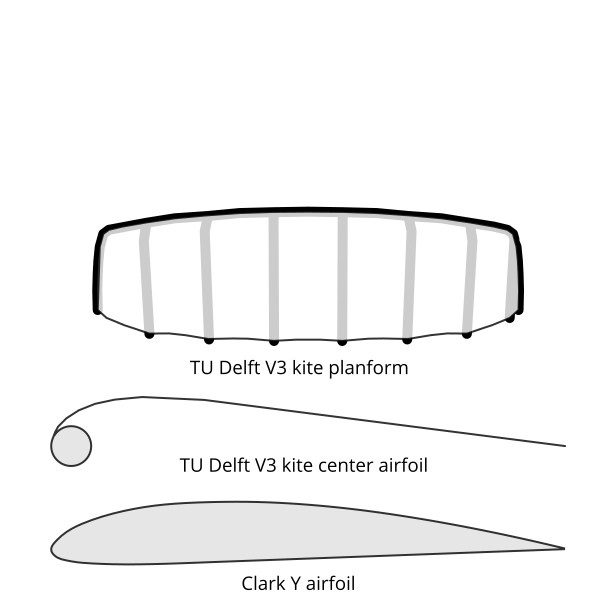

The script that drew this image:
#!/usr/bin/env python3
# -*- coding: utf-8 -*-
"""
Created on Thu Aug 11 11:03:50 2022


@author: rschmehl
"""

import matplotlib.pyplot as plt
import numpy as np
import sys
from pathlib import Path

# Set this with environment variable PYTHONPATH
lib_path = Path('/home/rschmehl/projects/vplot3d')
sys.path.append(str(lib_path))

from vplot3d import init_view, Polygon, save_svg_tex

fig = plt.figure()
ax = fig.add_subplot(projection='3d', proj_type='ortho')
ax.set_axis_off()
#mpl.rcParams['font.family'] = "Open Sans"

# Initialize vector diagram
init_view(width=600, height=600,
          xmin=0, xmax=1, ymin=0.0, ymax=1.0, zmin=-0.5, zmax=0.5,
          zoom=1.5, elev=90, azim=270)

# Polygon
PO = np.array([0, 0, 0])
Px = np.array([1, 0, 0])
Py = np.array([0, 1, 0])
Pz = np.array([0, 0, 1])

# Shapes
voff = np.array([0, 0, 0])
a1 = Polygon.rotated(PO, file=lib_path / 'data' / 'clark_y_airfoil.dat',
                     e1=Px, e2=Py, voff=voff, edgecolor='k', facecolor='k',
                     scale=1, linewidth=2, alpha=0.1, edgecoloralpha=0.8)
ax.annotate3D('Clark Y airfoil', xyz=0.37*Px-0.08*Py)

voff = np.array([0, 0.2, 0])
a2 = Polygon.rotated(PO, file=lib_path / 'data' / 'kite_V3_airfoil.dat',
                     e1=Px, e2=Py, voff=voff, edgecolor='k', facecolor='k',
                     scale=1, linewidth=2, alpha=0.1, edgecoloralpha=0.8)
ax.annotate3D('TU Delft V3 kite  center airfoil', xyz=0.25*Px+0.15*Py)

voff = np.array([0.5, 0.6, 0])
a3_1 = Polygon.rotated(PO, file=lib_path / 'data' / 'kite_V3_tubeframe.dat',
                       e2=Py, e3=Pz, voff=voff, edgecolor='k', facecolor='k',
                       scale=1e-4, zorder=10, linewidth=10, alpha=0, edgecoloralpha=1)
a3_2 = Polygon.rotated(PO, file=lib_path / 'data' / 'kite_V3_planform.dat',
                       e2=Py, e3=Pz, voff=voff, edgecolor='k', facecolor='w',
                       scale=1e-4, zorder=0, linewidth=2, alpha=0.8, edgecoloralpha=0.8)
ax.annotate3D('TU Delft V3 kite  planform', xyz=0.27*Px+0.34*Py)

save_svg_tex('plot_2D_shapes', fontsize=14)
plt.close()
